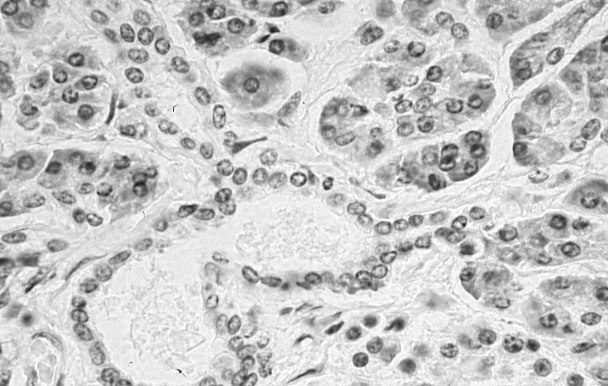
%> input picture BME7112_Data_File_8.tif, 608 x 386 px
$ octave BME7112_HW8_DAVE.m   (GNU Octave 9; MATLAB toolbox functions it lacks are replaced by stand-ins)
%> lines starting %> are read from the running program, lines starting %| are printed output that depends on the picture; in (x1, y1, x2, y2) boxes, pixels count from 0 and x2, y2 are one past the last pixel; in counts of white or black regions, pixels touching at a corner belong together; the program's own positions count from 1
clc
close all
clear all
%% Part A
%% Read the Image

Image = im2double(imread('BME7112_Data_File_8.tif'));
%> Image: size 386x608 double; min 0.0784, max 1, mean 0.781

%% Finding Adapthhistique

Image = adapthisteq(Image);% to increse the contrast
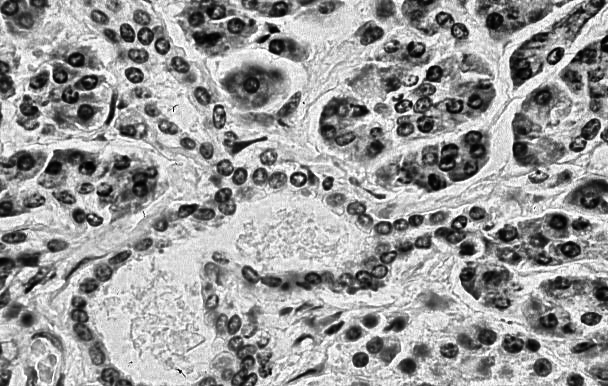
%> Image: size 386x608 double; min 0, max 1, mean 0.605
figure(1)
subplot(1,2,1)
imshow(Image)
title('Original Image')
axis square

%% Finding threshold value

T = graythresh(Image);
%> T = 0.545
BW = imbinarize(Image,T);
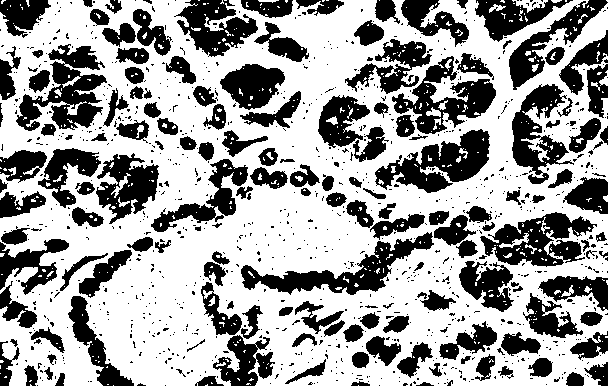
%> BW: size 386x608 logical; 62.5% white; 1046 black regions (882 under 20 px), largest, box (x1, y1, x2, y2) and area: (16, 44, 107, 131) 3582, (375, 129, 490, 193) 3514, (241, 232, 434, 295) 3506
subplot(1,2,2)
imshow(BW)
title('Threshold Image')
axis square

%% Morphological opertaions

% 1) Complement the Image
BW = ~BW;% to make the Nuclie visible(Logically give value 1 to nuclie)
%2) Fill the holes first
BW = imfill(BW,'holes');% Some of the pixels are still off(Logical Value 0 ) inside the object,
%> BW: size 386x608 logical; 39.2% white; 1045 white regions (881 under 20 px), largest, box (x1, y1, x2, y2) and area: (16, 44, 107, 131) 3846, (480, 212, 597, 267) 3713, (375, 129, 490, 193) 3675
%SO make that pixels on(Logical 1) through matlab function imfill
figure(2)
subplot(2,3,1)
imshow(BW)
title('Morphological Filling  Opertaion')
axis square
% 3) Morphological Opening Operation
se = strel('disk',4);% Making a circular window with the radius 5.
Io = imopen(BW,se);%  remove all the pixels which are not onn in the circular radius 5
%> Io: size 386x608 logical; 33.4% white; 149 white regions, largest, box (x1, y1, x2, y2) and area: (241, 233, 432, 295) 3491, (495, 213, 593, 266) 3375, (394, 79, 496, 134) 2668
subplot(2,3,2)
imshow(Io)
title('Morphological Opening Operation')
axis square
% 4) Morphological Operation to remove small objects
Io = bwareaopen(Io, 100);% removes all Pixels which have  fewer than 100 pixels
subplot(2,3,3)
imshow(Io)
title('Morphological operation to remove small objects')
axis square
% 5) Distance transform Operations
C = -bwdist(~Io);% Image complement is done to get accurate BW mask logical operations
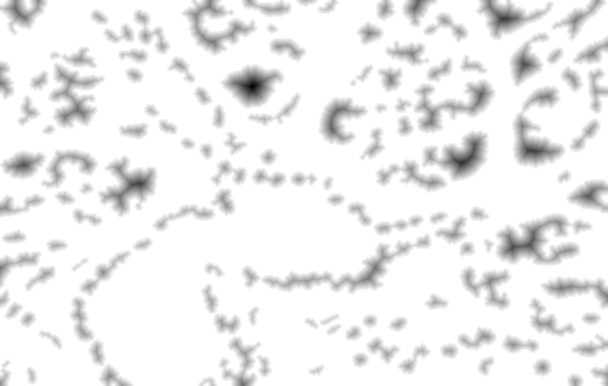
%> C: size 386x608 single; min -21.4, max 0, mean -1.36; drawn with min black and max white
%  6) Doing watershad
D = watershed(C);
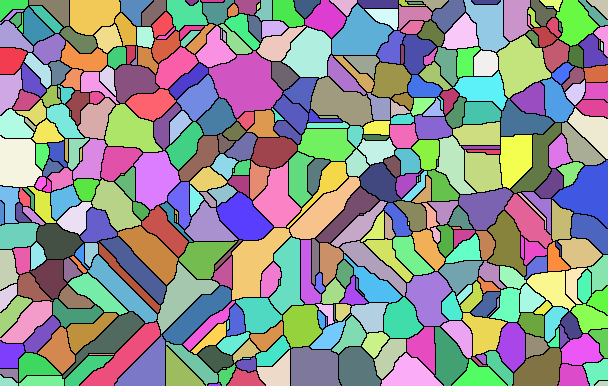
%> D: size 386x608 uint16; 404 distinct labels, from 0 to 403; one colour per label, 0 black
% 7) Placing the all zero value from waterheded Image to Original Image
Io(D == 0) = 0;
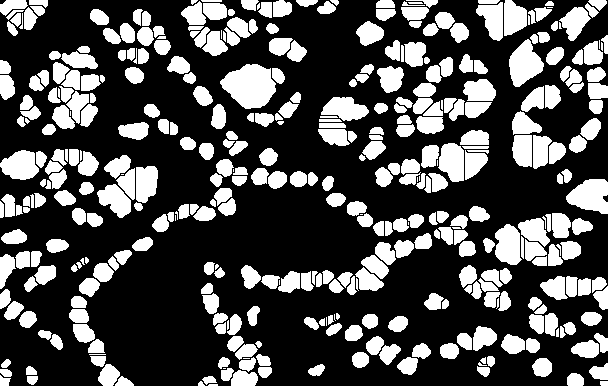
%> Io: size 386x608 logical; 31.1% white; 403 white regions (34 under 20 px), largest, box (x1, y1, x2, y2) and area: (220, 64, 276, 109) 1737, (566, 179, 608, 214) 1051, (509, 39, 544, 87) 1039
subplot(2,3,4)
Mask_Image = Image.*Io;% to see the detetced nuclie
imshow(Mask_Image)
title('Detected Nuclie Image')
axis square
% 8) Morphological erosion Operation
se = strel('disk',5);
SD = imerode(Io,se);% erode the image to detect the signle nuclie in a single point
%> SD: size 386x608 logical; 7% white; 259 white regions (86 under 20 px), largest, box (x1, y1, x2, y2) and area: (226, 68, 271, 105) 1106, (571, 183, 608, 210) 571, (513, 45, 539, 83) 539
% 9) Morphological Ultimate erosion Operation
G = bwulterode(SD);
%> G: size 386x608 logical; 0.37% white in thin lines or dots
% 10) mOrphological Dilation operation to make that point larger
ASD = imdilate(G,strel('disk',2));
%> ASD: size 386x608 logical; 2.5% white; 260 white regions (146 under 20 px), largest, box (x1, y1, x2, y2) and area: (5, 197, 13, 215) 92, (538, 142, 543, 161) 83, (490, 11, 497, 26) 70
subplot(2,3,5)
imshow(ASD)
title('Detected Nuclie')
axis square
H = imoverlay(Image,ASD);% Overlay the Image
subplot(2,3,6)
imshow(H)
title('Overlayed Image of nuclie detection')
axis square
% Finding the number of nuclie
[labeledImage, numberOfBlobs] = bwlabel(ASD);% finding the number of nuclie.
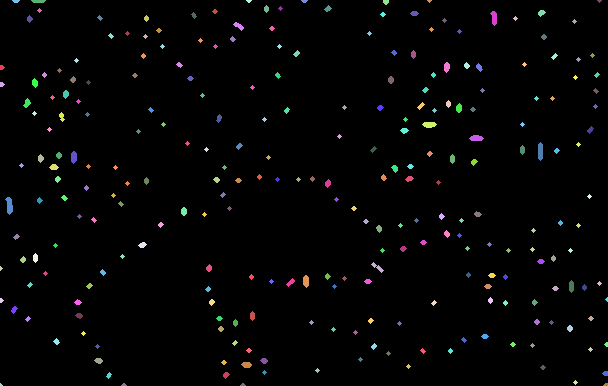
%> labeledImage: size 386x608 double; 261 distinct labels, from 0 to 260; one colour per label, 0 black
%> numberOfBlobs = 260


 %% Part B

 n = input('Enter Nuclei Distance Threshold Value : ');% User input for thresholding how much far nuclie
%> the answer given: 100
 distance = bwdist(ASD);% finding distance transform matrix
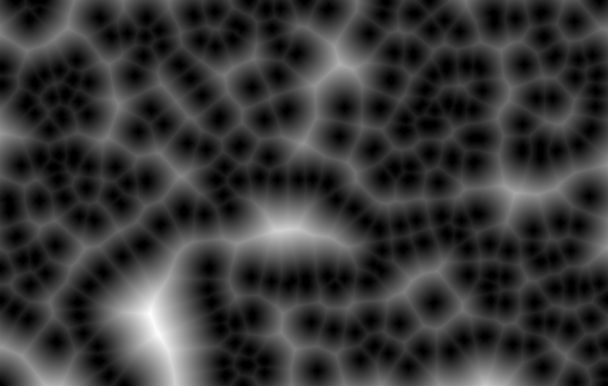
%> distance: size 386x608 single; min 0, max 60.02, mean 13; drawn with min black and max white
 distance = double(distance);% make the double precision
%> distance: size 386x608 double

new_distance = distance < n;% threshold the value below user input threshold
%> new_distance: size 386x608 logical; every value is 1
figure(3)
imshow(new_distance)% plot the figure
title('Thresholded Nuclie Detection')
[labeledImage1, numberOfBlobs1] = bwlabel(new_distance);% finding ghe nuclei.
%> labeledImage1: size 386x608 double; every value is 1
%> numberOfBlobs1 = 1
